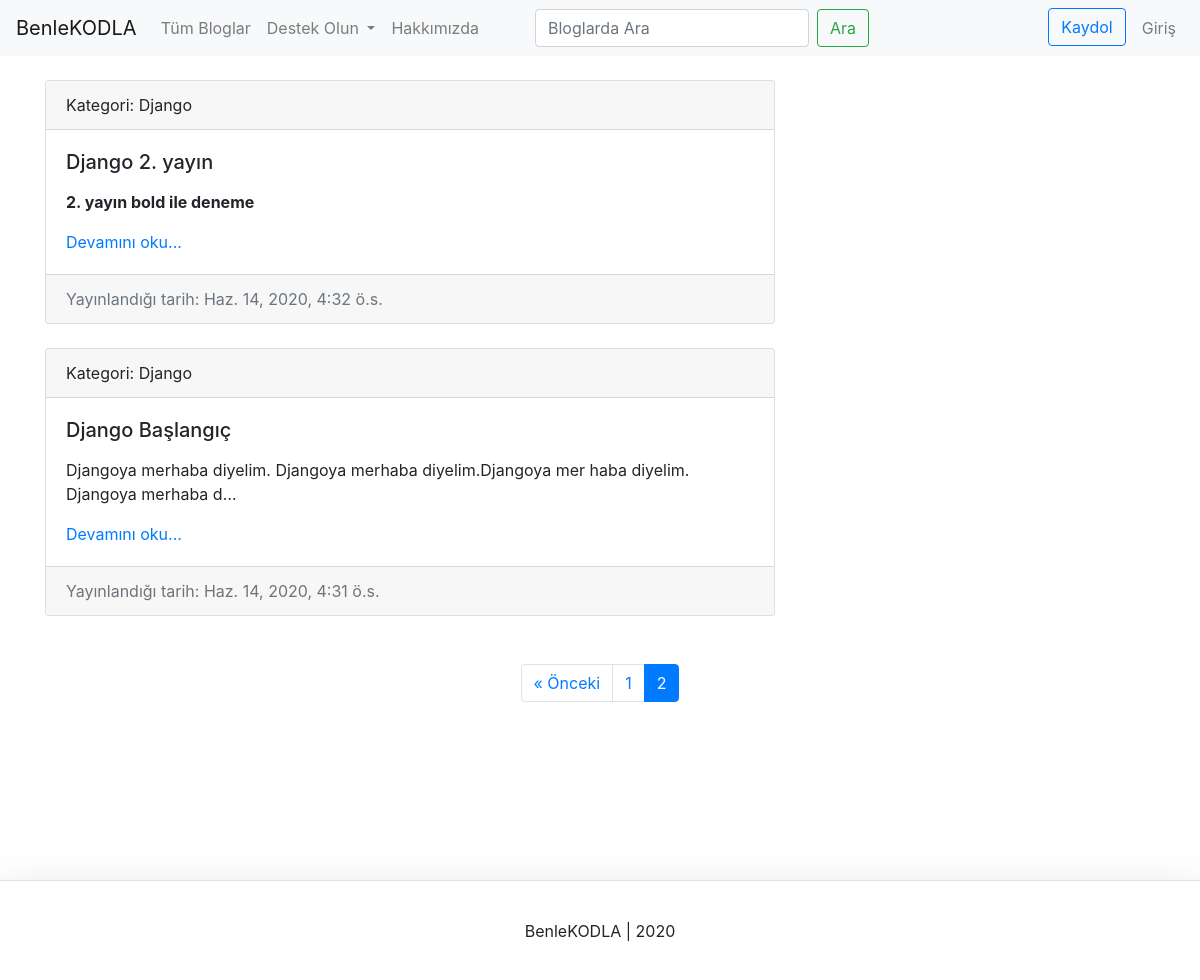
The app's page /search/?page=2, older data.
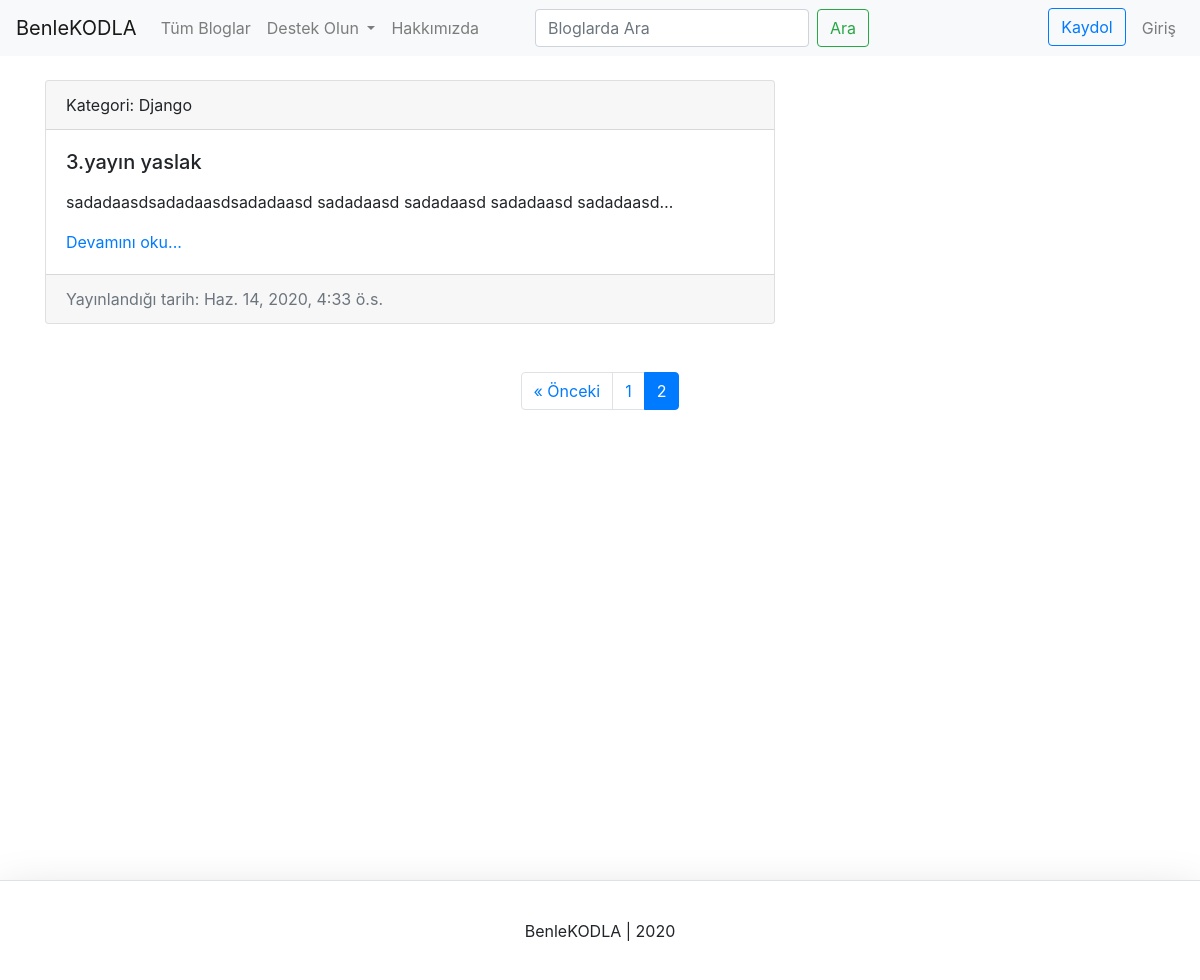
The same page, newer data.
### blog/models.py (models this page shows, shortened)
class Blog(models.Model):
    blog_category = models.ForeignKey(Category, on_delete=models.CASCADE)
    blog_title = models.CharField(max_length=200)
    blog_content = models.TextField()
    blog_slug = models.SlugField(default="")
    blog_published = models.DateTimeField(default=timezone.now)
    blog_updated = models.DateTimeField(auto_now=True)
    blog_status = models.CharField(
        default=DEFAULT_STATUS,
        choices=STATUS,
        max_length=10,
    )

class Category(models.Model):
    category_title = models.CharField(max_length=200)
    category_content = models.CharField(max_length=200)
    category_slug = models.SlugField(default="")
    category_last_updated = models.DateField(default=timezone.now)
    category_img = models.ImageField(blank=True, null=True, upload_to='cat_images')
    class Meta:
        verbose_name_plural = "Categories"
    def __str__(self):
        return self.category_title

### home/views.py (the view)
# urls.py: path('search/', views.search_view, name='search'),
def search_view(request, *args, **kwargs):
    context = {}
    query = ""
    if request.GET:
        query = request.GET.get('q', '')
        context['query'] = str(query)
    blog = sorted(get_blog_queryset(query), key=attrgetter('blog_published'), reverse=True)
    page = request.GET.get('page', 1)
    blog_paginator = Paginator(blog, BLOG_PER_PAGE)
    try:
        blog = blog_paginator.page(page)
    except PageNotAnInteger:
        blog = blog_paginator.page(BLOG_PER_PAGE)
    except EmptyPage:
        blog = blog_paginator.page(blog_paginator.num_pages)
    context['blog'] = blog
    return render(request, 'home/search.html', context)

### blog/views.py (called while the page is built)
def get_blog_queryset(query=None):
    queryset = []
    queries = query.split(" ")
    for q in queries:
        posts = Blog.objects.filter(
            Q(blog_title__icontains=q) |
            Q(blog_content__icontains=q)
        ).filter(blog_status=STATUS).distinct()
        for post in posts:
            queryset.append(post)
        return list(set(queryset))

### templates/home/search.html (shortened to what this page needs)
{% extends 'home/base.html' %}
{% load i18n %}
{% block content %}
{% if blog %}
<div class="container">
    <div class="row">
        {% for b in blog %}
        <div class="col-8">
            <br>
        <div class="card">
            <div class="card-header">
                Kategori: {{b.blog_category}}
            </div>
            <div class="card-body">
                <h5 class="card-title">{{b.blog_title}}</h5>
                <p class="card-text">{{b.blog_content|truncatechars:100|safe}}</p>
                <a href="/blogs/{{b.blog_slug}}">Devamını oku...</a>
            </div>
            <div class="card-footer text-muted">
                {% language 'tr' %}
                    Yayınlandığı tarih: {{b.blog_published}}
                {% endlanguage  %}
            </div>
        </div>
        </div>
        {% endfor %}
    </div>
</div>
{% endif %}
{% include 'home/includes/pagination.html' %}
{% endblock %}

Row changes from the older to the newer data that the page shows:
no longer on this page (row edited): Blog: blog_category "Django", blog_title "Django 2. yayın", blog_content "2. yayın bold ile deneme", blog_published "Haz. 14, 2020, 4:32 ö.s."
no longer on this page (row edited): Blog: blog_category "Django", blog_title "Django Başlangıç", blog_content "Djangoya merhaba diyelim. Djangoya merhaba diyelim.Djangoya mer haba diyelim. Djangoya merhaba d…", blog_published "Haz. 14, 2020, 4:31 ö.s."
now on this page (row edited): Blog: blog_category "Django", blog_title "3.yayın yaslak", blog_content "sadadaasdsadadaasdsadadaasd sadadaasd sadadaasd sadadaasd sadadaasd…", blog_published "Haz. 14, 2020, 4:33 ö.s."
